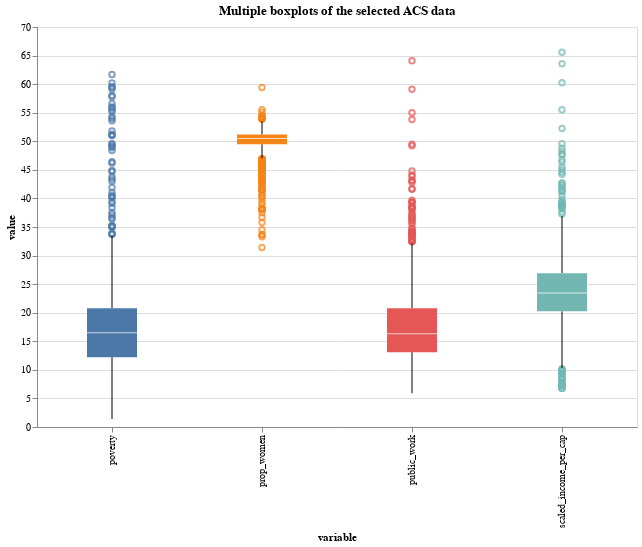

Notebook cell for this chart:
### Markdown cell above
### Visualise the data

### Code cell
alt.Chart(v_sample.melt()).mark_boxplot(size=50).encode(
    x='variable',
    y='value',
    color=alt.Color('variable', legend=None)
).properties(
    height=400,
    width=600,
    title='Multiple boxplots of the selected ACS data'
)

### Figure 1 — Vega-Lite specification as saved in the notebook (floating-point values rounded to 4 significant figures; data arrays with more than 128 entries replaced by an {"elided": "..."} marker saying what was removed)
{"config": {"view": {"continuousWidth": 400, "continuousHeight": 300}}, "data": {"name": "data-4b2cbbef04259a8a1374ad56955fede4"}, "mark": {"type": "boxplot", "size": 50}, "encoding": {"color": {"field": "variable", "legend": null, "type": "nominal"}, "x": {"field": "variable", "type": "nominal"}, "y": {"field": "value", "type": "quantitative"}}, "height": 400, "title": "Multiple boxplots of the selected ACS data", "width": 600, "$schema": "https://vega.github.io/schema/vega-lite/v4.17.0.json", "datasets": {"data-4b2cbbef04259a8a1374ad56955fede4": {"elided": "5000 records"}}}
